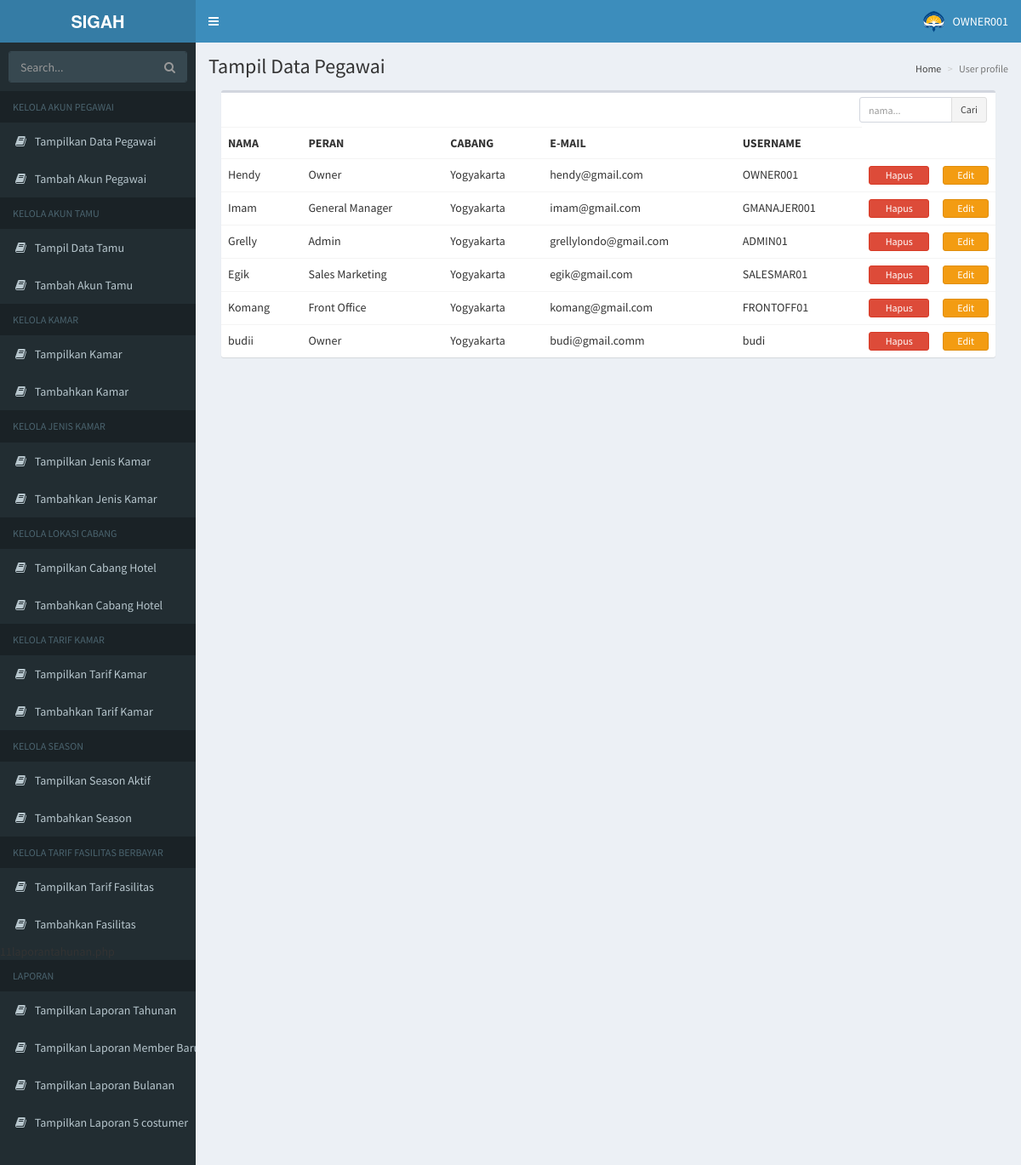
/8tampildatapegawai.php (signed in), run on the app's committed database.
### tables this page shows
CREATE TABLE `pegawai` (
  `ID_PEGAWAI` int(11) NOT NULL,
  `ID_ROLE` int(11) NOT NULL,
  `ID_CABANG` int(11) NOT NULL,
  `NAMA_PEGAWAI` varchar(50) DEFAULT NULL,
  `EMAIL_PEGAWAI` varchar(100) DEFAULT NULL,
  `USERNAME_PEG` varchar(20) DEFAULT NULL,
  `PASSWORD_PEG` varchar(15) DEFAULT NULL,
  `ID_DISPLAY_PICT` int(11) DEFAULT NULL
);

CREATE TABLE `role` (
  `ID_ROLE` int(11) NOT NULL,
  `ROLE` varchar(20) DEFAULT NULL
);

CREATE TABLE `cabang` (
  `ID_CABANG` int(11) NOT NULL,
  `CABANG` varchar(15) DEFAULT NULL,
  `ALAMAT_CABANG` varchar(200) DEFAULT NULL,
  `TELEPON_CABANG` varchar(15) DEFAULT NULL
);

### 8tampildatapegawai.php (the view, shortened to what this page needs)
<?php
$pengunjung=$_SESSION['USERNAME_PEG'];
 include("connection.php");
  if (isset($_GET["submit"])) {
    $nama = htmlentities(strip_tags(trim($_GET["nama"])));
    $nama = mysqli_real_escape_string($link,$nama);
    $query = "SELECT ROLE,CABANG,NAMA_PEGAWAI,EMAIL_PEGAWAI,USERNAME_PEG,PASSWORD_PEG FROM pegawai JOIN cabang USING(ID_CABANG) JOIN role USING(ID_ROLE) WHERE NAMA_PEGAWAI LIKE '%$nama%'";
  }
  else {
    $query = "SELECT ROLE,CABANG,NAMA_PEGAWAI,EMAIL_PEGAWAI,USERNAME_PEG,PASSWORD_PEG FROM pegawai JOIN cabang USING(ID_CABANG) JOIN role USING(ID_ROLE)";
  }
?>
<!DOCTYPE html>
<html>
<head>
  <link rel="stylesheet" href="asset/bower_components/bootstrap/dist/css/bootstrap.min.css">
  <link rel="stylesheet" href="asset/bower_components/font-awesome/css/font-awesome.min.css">
  <link rel="stylesheet" href="asset/bower_components/Ionicons/css/ionicons.min.css">
  <link rel="stylesheet" href="asset/dist/css/AdminLTE.min.css">
  <link rel="stylesheet" href="asset/dist/css/skins/_all-skins.min.css">
</head>
<body class="hold-transition skin-blue sidebar-mini">
<div class="wrapper">
    <?php
include("navbar1.php");
?>
  <div class="content-wrapper">
    <section class="content-header">
      <h1>
        Tampil Data Pegawai
      </h1>
      <ol class="breadcrumb">
        <li><a href="#">Home</a></li>
        <li class="active">User profile</li>
      </ol>
    <section class="content">
    <div class="row">
        <div class="col-xs-12">
          <div class="box">
            <div class="box-header">
              <div class="box-tools">
                <form id="search" action="8tampildatapegawai.php" method="get" class="input-group input-group-sm" style="width: 150px;">
                  <input type="text" name="nama" id="nama" class="form-control pull-right" placeholder="nama..." >
                  <div class="input-group-btn">
                  <input type="submit" name="submit" value="Cari" class="btn btn-default">
                  </div>
                </form>
              </div>
            </div>
            <div class="box-body table-responsive no-padding">
              <table class="table table-hover">
                <tr>
                  <th>NAMA</th>
                  <th>PERAN</th>
                  <th>CABANG</th>
                  <th>E-MAIL </th>
                  <th>USERNAME </th>
                </tr>
                <?php
                $result = mysqli_query($link, $query);
                while($data = mysqli_fetch_assoc($result))
                {
                  echo "<tr>";
                  echo "<td>$data[NAMA_PEGAWAI]</td>";
                  echo "<td>$data[ROLE]</td>";
                  echo "<td>$data[CABANG]</td>";
                  echo "<td>$data[EMAIL_PEGAWAI]</td>";
                  echo "<td>$data[USERNAME_PEG]</td>";
                ?>
                    <td>
                    <form action="8tampildatapegawai.php" method="post" >
                    <input type="submit" name="submit" value="Hapus" class="btn btn-block btn-danger btn-xs">
                    </form>
                    </td>
                    <td>
                    <form action="8editdatapegawai.php" method="post" >
                    <input type="submit" name="submit" value="Edit" class="btn btn-block btn-warning btn-xs">
                    </form>
                    </td>
                <?php
                }
                ?>
              </table>
            </div>
          </div>
        </div>
      </div>
    </section>
  </div>
</body>
</html>

### navbar1.php (shortened to what this page needs)
<header class="main-header">
    <a href="8detailpegawai.php" class="logo">
      <span class="logo-lg"><b>SIGAH</b></span>
    </a>
    <nav class="navbar navbar-static-top">
      <a href="#" class="sidebar-toggle" data-toggle="push-menu" role="button">
      </a>
      <div class="navbar-custom-menu">
        <ul class="nav navbar-nav">
          <li class="dropdown user user-menu">
            <a href="#" class="dropdown-toggle" data-toggle="dropdown">
              <img src="asset/img/logo.png" class="user-image" alt="User Image">
              <span class="hidden-xs"><?php echo $pengunjung; ?></span>
            </a>
          </li>
        </ul>
      </div>
    </nav>
  </header>
  <aside class="main-sidebar">
    <section class="sidebar">
      <form action="#" method="get" class="sidebar-form">
        <div class="input-group">
          <input type="text" name="q" class="form-control" placeholder="Search...">
              <span class="input-group-btn">
                <button type="submit" name="search" id="search-btn" class="btn btn-flat"><i class="fa fa-search"></i>
                </button>
              </span>
        </div>
      </form>
      <ul class="sidebar-menu" data-widget="tree">
        <li class="header">KELOLA AKUN PEGAWAI</li>
        <li><a href="8tampildatapegawai.php"><i class="fa fa-book"></i> <span>Tampilkan Data Pegawai</span></a></li>
        <li><a href="8registrasipegawai.php"><i class="fa fa-book"></i> <span>Tambah Akun Pegawai</span></a></li>
        <li class="header">KELOLA AKUN TAMU</li>
        <li><a href="8tampiltamu.php"><i class="fa fa-book"></i> <span>Tampil Data Tamu</span></a></li>
        <li><a href="8registrasitamu.php"><i class="fa fa-book"></i> <span>Tambah Akun Tamu</span></a></li>
        <li class="header">KELOLA KAMAR</li>
        <li><a href="8showkamar.php"><i class="fa fa-book"></i> <span>Tampilkan Kamar</span></a></li>
        <li><a href="8insertkamar.php"><i class="fa fa-book"></i> <span>Tambahkan Kamar</span></a></li>
        <li class="header">KELOLA JENIS KAMAR</li>
        <li><a href="8showjeniskamar.php"><i class="fa fa-book"></i> <span>Tampilkan Jenis Kamar</span></a></li>
        <li><a href="8insertjeniskamar.php"><i class="fa fa-book"></i> <span>Tambahkan Jenis Kamar</span></a></li>
        <li class="header">KELOLA LOKASI CABANG<li>
        <li><a href="8showlokasi.php"><i class="fa fa-book"></i> <span>Tampilkan Cabang Hotel</span></a></li>
        <li><a href="8createlokasi.php"><i class="fa fa-book"></i> <span>Tambahkan Cabang Hotel</span></a></li>
        <li class="header">KELOLA TARIF KAMAR<li>
        <li><a href="9showtarifkamar.php"><i class="fa fa-book"></i> <span>Tampilkan Tarif Kamar</span></a></li>
        <li><a href="9inserttarifkamar.php"><i class="fa fa-book"></i> <span>Tambahkan Tarif Kamar</span></a></li>
        <li class="header">KELOLA SEASON<li>
        <li><a href="9showsession.php"><i class="fa fa-book"></i> <span>Tampilkan Season Aktif</span></a></li>
        <li><a href="9setsession.php"><i class="fa fa-book"></i> <span>Tambahkan Season</span></a></li>
        <li class="header">KELOLA TARIF FASILITAS BERBAYAR<li>
        <li><a href="9showtariffasilitasberbayar.php"><i class="fa fa-book"></i> <span>Tampilkan Tarif Fasilitas</span></a></li>
        <li><a href="9inserttariffasilitasberbayar.php"><i class="fa fa-book"></i> <span>Tambahkan Fasilitas </span></a></li>
        <li class="header">LAPORAN<li>
        <li><a href="11laporantahunan.php"><i class="fa fa-book"></i> <span>Tampilkan Laporan Tahunan</span></a></li>
        <li><a href="11laporanmember.php"><i class="fa fa-book"></i> <span>Tampilkan Laporan Member Baru</span></a></li>
        <li><a href="11laporanbulanan.php"><i class="fa fa-book"></i> <span>Tampilkan Laporan Bulanan</span></a></li>
        <li><a href="11laporan5.php"><i class="fa fa-book"></i> <span>Tampilkan Laporan 5 costumer</span></a></li>
      </ul>
    </section>
  </aside>

### data on the page
pegawai: NAMA_PEGAWAI "Hendy", ID_ROLE.ROLE "Owner", ID_CABANG.CABANG "Yogyakarta", EMAIL_PEGAWAI "hendy@gmail.com", USERNAME_PEG "OWNER001"
pegawai: NAMA_PEGAWAI "Imam", ID_ROLE.ROLE "General Manager", ID_CABANG.CABANG "Yogyakarta", EMAIL_PEGAWAI "imam@gmail.com", USERNAME_PEG "GMANAJER001"
pegawai: NAMA_PEGAWAI "Grelly", ID_ROLE.ROLE "Admin", ID_CABANG.CABANG "Yogyakarta", EMAIL_PEGAWAI "grellylondo@gmail.com", USERNAME_PEG "ADMIN01"
pegawai: NAMA_PEGAWAI "Egik", ID_ROLE.ROLE "Sales Marketing", ID_CABANG.CABANG "Yogyakarta", EMAIL_PEGAWAI "egik@gmail.com", USERNAME_PEG "SALESMAR01"
pegawai: NAMA_PEGAWAI "Komang", ID_ROLE.ROLE "Front Office", ID_CABANG.CABANG "Yogyakarta", EMAIL_PEGAWAI "komang@gmail.com", USERNAME_PEG "FRONTOFF01"
pegawai: NAMA_PEGAWAI "budii", ID_ROLE.ROLE "Owner", ID_CABANG.CABANG "Yogyakarta", EMAIL_PEGAWAI "budi@gmail.comm", USERNAME_PEG "budi"

### other printed values
$pengunjung "OWNER001"
